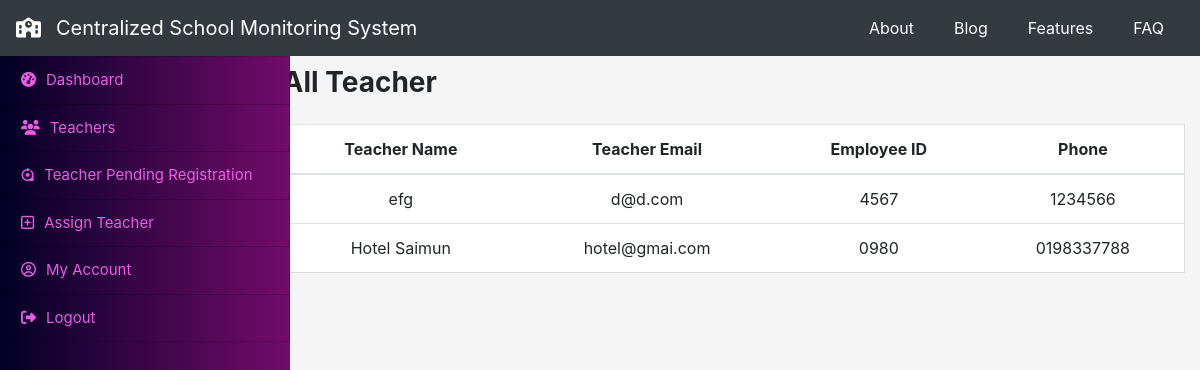
The app's page /headmaster/allteacher (signed in) with its own data.
### initapp/models.py (models this page shows, shortened)
class teacher_account(models.Model):
    t_fullname = models.CharField(max_length=100, blank=False, null=False)
    t_email = models.CharField(max_length=100, blank=False, null=False)
    t_empid = models.CharField(max_length=100, primary_key=True)
    t_pass = models.CharField(max_length=50, blank=False, null=False)
    t_phone = models.CharField(max_length=50, blank=False, null=False)
    sch_eiin = models.CharField(
        max_length=25, blank=False, null=False, default=None)

### headmaster/views.py (the view)
# urls.py: path('allteacher', views.allteachers, name="allteachers"),
def allteachers(request):
    he = headmasterSession(request)
    t_list = teacher_account.objects.filter(sch_eiin=he.sch_eiin)
    return render(request, 'headmaster/allteacher.html', {'teacher': t_list})

### headmaster/views.py (called while the page is built)
def headmasterSession(request):
    return headmaster_account.objects.get(
        h_empid=request.session.get('headmaster_eid'))

### headmaster/templates/headmaster/allteacher.html (shortened to what this page needs)
{% extends 'headmaster/h_base.html' %}
{% block content %}
<div class="header">
  <h3 class="font-weight-bold mb-4 d-inline-block">All Teacher</h3>
</div>
<div class="row allteacher">
  <table class="table" style="text-align: center;">
    <thead>
      <tr>
        <th scope="col">Teacher Name</th>
        <th scope="col">Teacher Email</th>
        <th scope="col">Employee ID</th>
        <th scope="col">Phone</th>
      </tr>
    </thead>
    <tbody>
      {% for teacher in teacher %}
      <tr>
        <td>{{ teacher.t_fullname }}</td>
        <td>{{ teacher.t_email}}</td>
        <td>{{ teacher.t_empid }}</td>
        <td> {{ teacher.t_phone }}</td>
      </tr>
      {% endfor %}
    </tbody>
  </table>
</div>
{% endblock %}

### static/styles/app.css (style rules this page uses)
body { background-color: whitesmoke; @import url("https://fonts.googleapis.com/css?family=Raleway&display=swap"); @import url("https://fonts.googleapis.com/css?family=Roboto&display=swap"); }
.allteacher .table, .teacher_verify .table, .head_verify .table, .assign_tech_table .table, .tabledesign { text-align: center; border: 1px solid #ddd; background: white; }
.header { margin-left: -15px; }

### records on screen
teacher_account: t_fullname "efg", t_email "d@d.com", t_empid "4567", t_phone "1234566"
teacher_account: t_fullname "Hotel Saimun", t_email "hotel@gmai.com", t_empid "0980", t_phone "0198337788"
